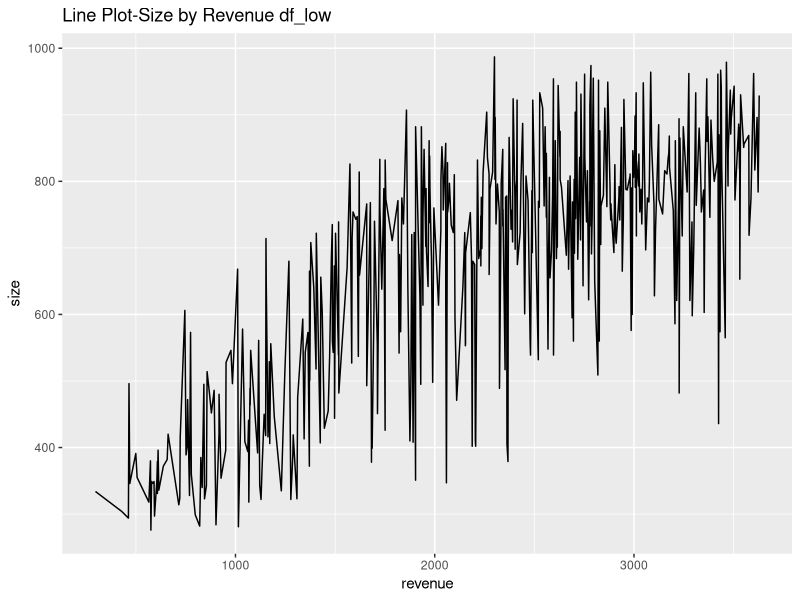
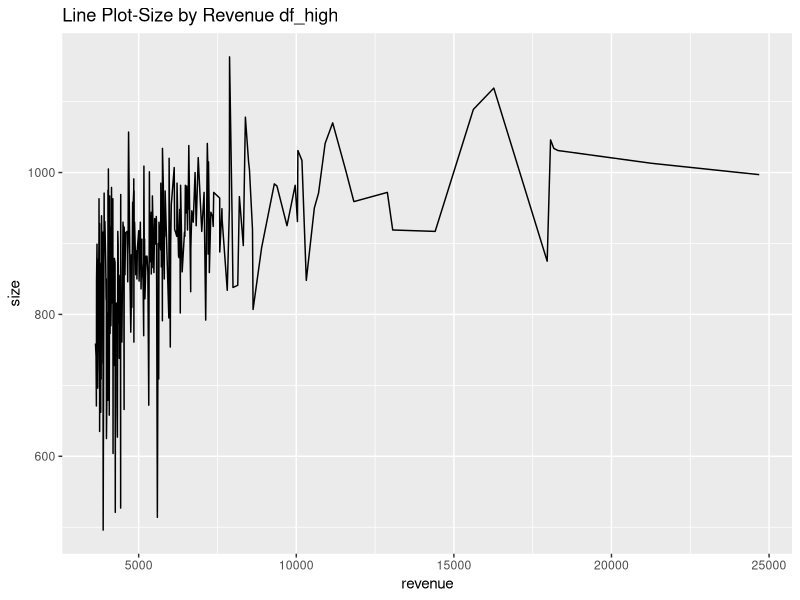
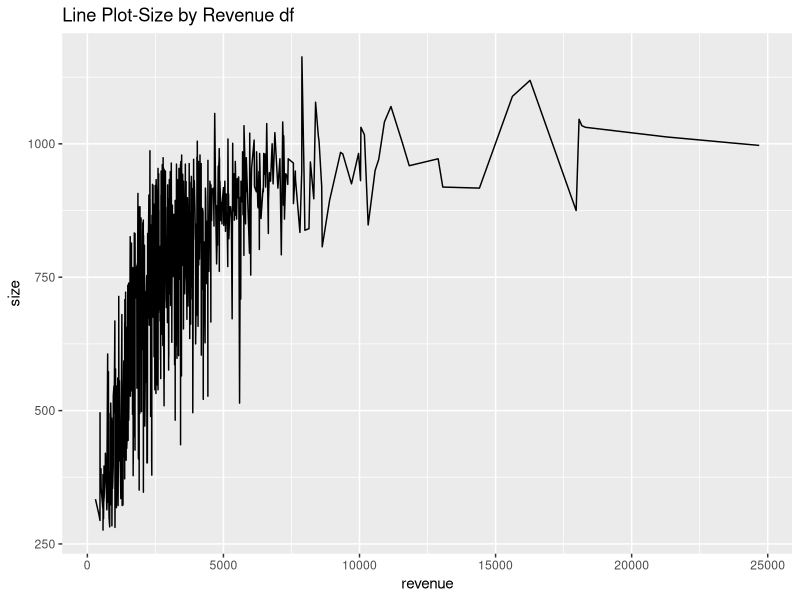
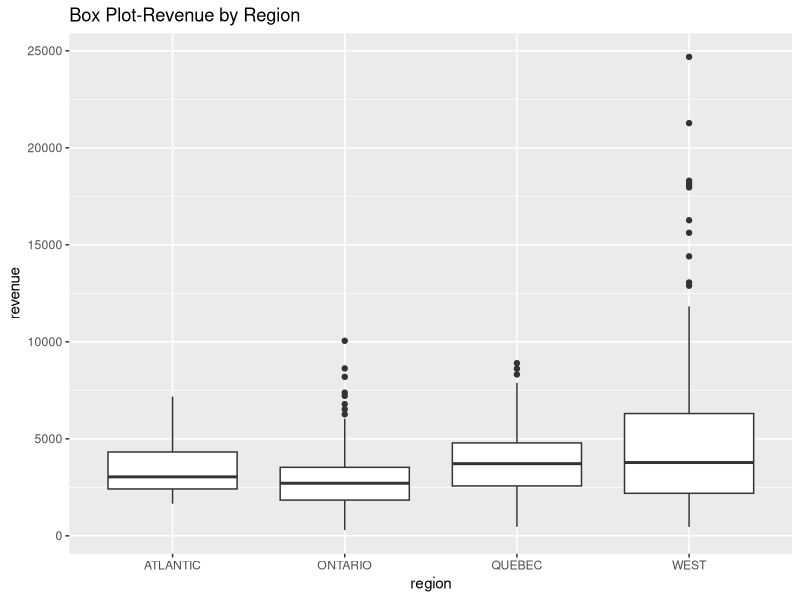
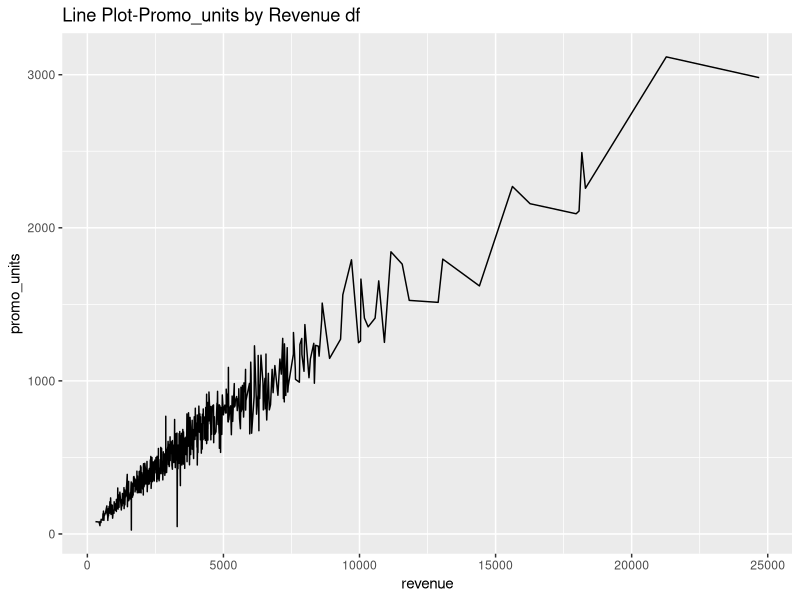
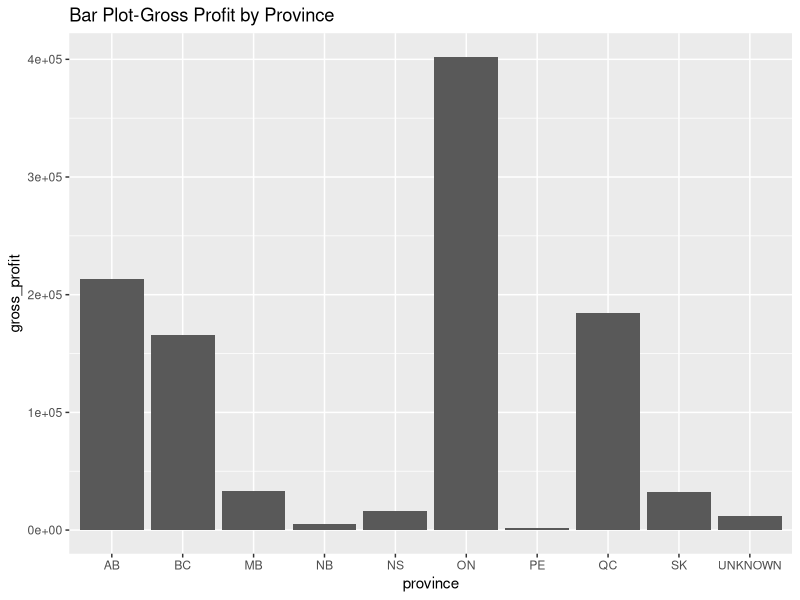
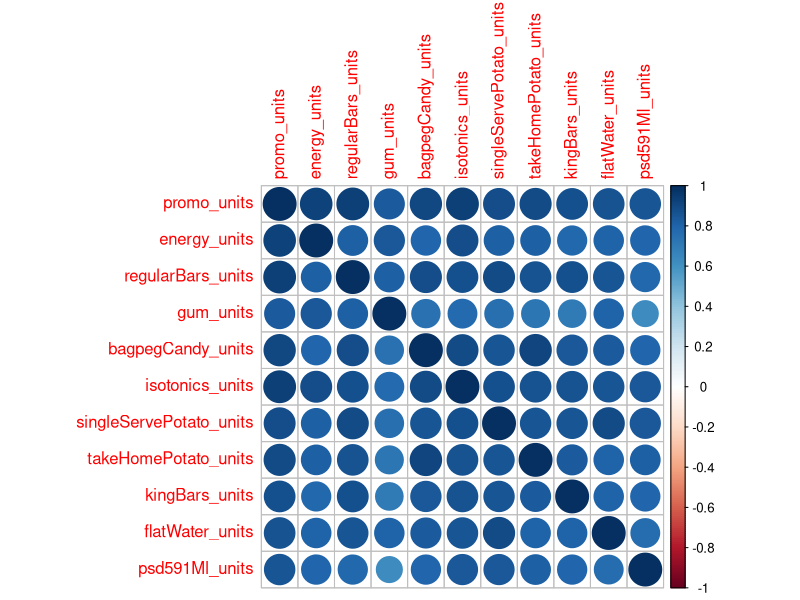
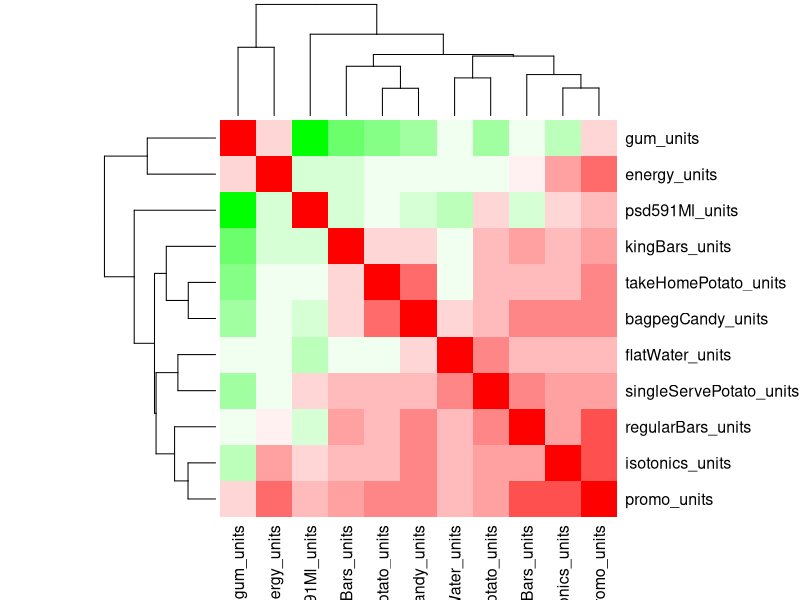

Generate these figures, in order, with R:
## ---- chunk 1
library(tidyverse)
library(corrplot)
library(Hmisc)
## ---- chunk 2
df <- read.csv("store_3HE.csv")
## ---- chunk 3
str(df)
summary(df)
head(df)
tail(df)
slice_sample(df)
# unique(df) 
n_distinct(df)
## ---- chunk 4
df$revenue <- as.numeric(df$revenue)
## ---- chunk 5
df <- df %>% filter(size != "NA", revenue != "NA")
## ---- chunk 6
# Calculate mean of revenue from df
df_mean_revenue <- mean(df$revenue)
df_low <- df %>% filter(df$revenue < df_mean_revenue)
df_high <- df %>% filter(df$revenue >= df_mean_revenue)

# Average Size of each low/high
size_df_low <- mean(df_low$size)
size_df_high <- mean(df_high$size)


# Line plots for df_low and df_high showing Revenue by Size
ggplot(df_low,aes(x=revenue,y=size)) +
  geom_line() + 
  labs(title='Line Plot-Size by Revenue df_low')

ggplot(df_high,aes(x=revenue,y=size)) +
  geom_line() + 
  labs(title='Line Plot-Size by Revenue df_high')
## ---- chunk 7
cor(df$revenue,df$size)

ggplot(df,aes(x=revenue,y=size)) +
  geom_line() + 
  labs(title='Line Plot-Size by Revenue df')
## ---- chunk 8
ggplot(df, aes(x=region, y=revenue)) + 
  geom_boxplot() +
  labs(title = 'Box Plot-Revenue by Region')
## ---- chunk 9
cor(df$revenue,df$promo_units)

ggplot(df,aes(x=revenue,y=promo_units)) +
  geom_line() + 
  labs(title='Line Plot-Promo_units by Revenue df')

## ---- chunk 10
ggplot(df, aes(x=province, y=gross_profit)) + 
  geom_col() + 
  labs(title = 'Bar Plot-Gross Profit by Province')
## ---- chunk 11
Product_Categories <- df[,c(10,11,12,13,14,15,16,17,18,19,20)]
head(Product_Categories)
	
Prod_Cat.cor = cor(Product_Categories, method = c("spearman"))
corrplot(as.matrix(Prod_Cat.cor))

palette = colorRampPalette(c("green", "white", "red")) (20)
heatmap(x = Prod_Cat.cor, col = palette, symm = TRUE)
